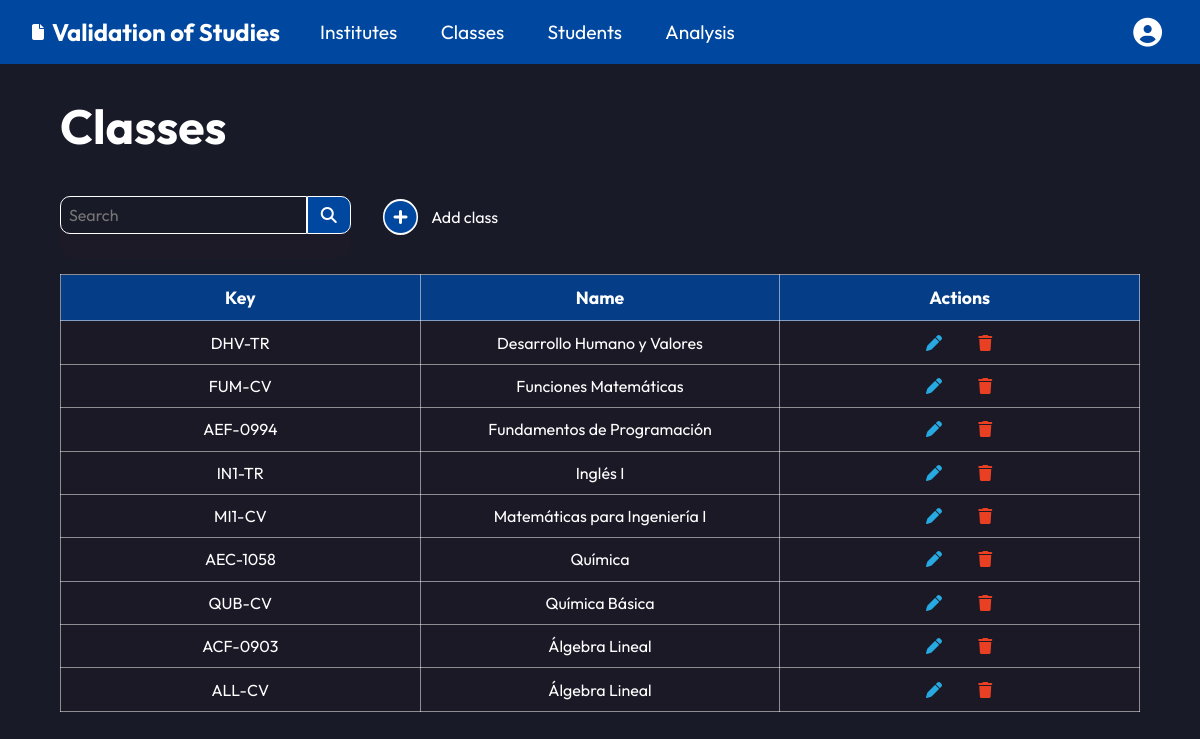
The app's page /classes/ (signed in) with its own data.
### institutes/models.py (models this page shows, shortened)
class Subject(models.Model):
  career = models.ManyToManyField(Career)
  key = models.CharField(max_length=128)
  name = models.CharField(max_length=128)

### subjects/views.py (the view)
# urls.py: path("", views.SubjectListView.as_view(), name="classes"),
class SubjectListView(LoginRequiredMixin, ListView):
  template_name = "subjects/classes.html"
  model = Subject
  def get_context_data(self, **kwargs):
    context = super().get_context_data(**kwargs)
    context["subject_list"] = (
      Subject.objects
      .order_by("name")
    )
    return context

### templates/subjects/classes.html (shortened to what this page needs)
{% extends 'base.html' %}
{% block content %}
<h2 class="main-title">Classes</h2>
<div class="institutes-header">
  <form action="" class="search-container search-small">
    <input type="search" name="" id="" placeholder="Search">
    <button type="submit"><i class="fa-solid fa-magnifying-glass"></i></button>
  </form>
  <a href="{% url 'new-class' %}"><i class="fa-solid fa-circle-plus"></i> Add class</a>
</div>
<div>
  <table>
    <tr>
      <th>Key</th>
      <th>Name</th>
      <th>Actions</th>
    </tr>
    {% for subject in subject_list %}
    <tr>
      <td>{{ subject.key }}</td>
      <td>{{ subject.name }}</td>
      <td class="actions">
        <div><a href="{% url 'edit-class' subject.id %}"><i class="fa-solid fa-pen edit"></i></a></div>
        <div><a href="{% url 'delete-class' subject.id %}"><i class="fa-solid fa-trash delete"></i></a></div>
      </td>
    </tr>
    {% endfor %}
  </table>
</div>
{% endblock content %}

### static/css/base.css (style rules this page uses)
:root { --primary-color: #00489F; --primary-color-hover: #0B4FA1; --primary-color-2: #3D86E6; --secondary-color: #27AAE1; --secondary-color-2: #E94023; --special-element: #E5D100; --light-color: #FFFFFF; --dark-color: #1C1A26; --gray-color: #8F8E94; --background-color: #181A27; --background-color-hover: #1D1F2C; --surface-color: #1C1A26; --outfit-font: "Outfit", sans-serif; }
* { margin: 0; border: 0; font-family: var(--outfit-font); }
html { background-color: var(--background-color); font-size: 16px; scroll-behavior: smooth; }
body { display: flex; flex-direction: column; min-height: 100vh; }
html, body { max-width: 100vw; overflow-x: hidden; }
h2 { font-size: 2.25rem; }
h1, h2, h3, h4 { font-weight: bold; color: var(--light-color); }
a { text-decoration: none; }
table { table-layout: fixed; border-collapse: collapse; color: var(--light-color); margin-top: 1rem; width: 100%; }
table th, table td { padding: 0.7rem; text-align: center; border: 1px solid rgba(255, 255, 255, 0.500); }
table th { background-color: rgba(0, 72, 159, 0.800); font-size: 1.1rem; }
table td { background-color: rgba(28, 26, 38, 0.800); font-size: 1rem; }
table i { color: var(--light-color); }
input { color-scheme: dark; }
form { display: flex; background-color: var(--surface-color); border: 1px solid var(--light-color); border-radius: 15px; }
form input, form select { background-color: var(--surface-color); font-size: 1rem; color: var(--light-color); border: 1px solid var(--light-color); border-radius: 10px; margin-bottom: 1.5rem; padding: 0.5rem; width: 20rem; }
.main-title { font-size: 3rem; margin-top: 2rem; margin-bottom: 0.5rem; }
.edit { color: var(--secondary-color); }
.delete { color: var(--secondary-color-2); }
.actions div { display: inline-block; margin-right: 2rem; width: 1rem; }
.actions div:last-of-type { margin: 0; }

### static/css/index.css (style rules this page uses)
.search-container { display: flex; justify-content: center; align-items: flex-start; margin-top: 2rem; border: 0; }
.search-container input { background-color: var(--background-color); border-radius: 10px 0 0 10px; margin-bottom: 1.5rem; padding: 0.5rem; width: 30%; }
.search-container input, .search-container button { font-size: 1rem; color: var(--light-color); border: 1px solid var(--light-color); }
.search-container button { background-color: var(--primary-color); border-radius: 0 10px 10px 0; padding: 0.5rem 0.8rem 0.5rem 0.8rem; }

### static/css/institutes.css (style rules this page uses)
.search-small { justify-content: flex-start; }
.search-small input { width: 100%; }
.institutes-header, .actions-div { display: flex; align-items: center; gap: 2rem; }
.institutes-header a, .actions-div a { display: flex; align-items: center; color: var(--light-color); margin-top: 0.7rem; }
.institutes-header a i { background-color: var(--light-color); border-radius: 20px; padding: 0.12rem; color: var(--primary-color); font-size: 2rem; margin-right: 0.8rem; }

### records on screen
Subject: key "DHV-TR", name "Desarrollo Humano y Valores"
Subject: key "FUM-CV", name "Funciones Matemáticas"
Subject: key "AEF-0994", name "Fundamentos de Programación"
Subject: key "IN1-TR", name "Inglés I"
Subject: key "MI1-CV", name "Matemáticas para Ingeniería I"
Subject: key "AEC-1058", name "Química"
Subject: key "QUB-CV", name "Química Básica"
Subject: key "ACF-0903", name "Álgebra Lineal"
Subject: key "ALL-CV", name "Álgebra Lineal"
